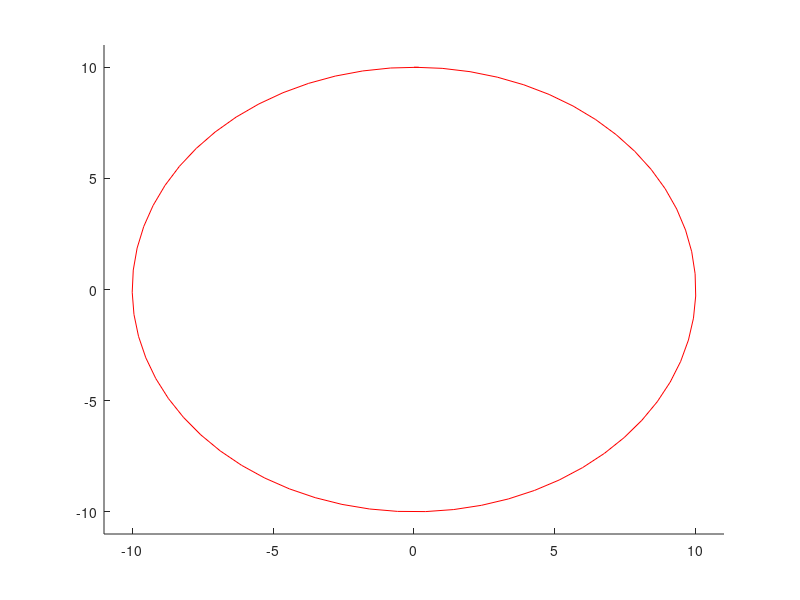

Source code (MATLAB): (Note: this script raises an error after producing the figure.)
% x'' = 0
% x = Cx + C1
% движение внутри окружности
% y = y(x)
%задать кол-во отскоков (event-ов)
clc;
t0 = 0;
x0 = [0.4,0];
v0 = 10 * [3,-1.5];
alpha = 1.001;
num_rebounds = 10;
 
thetta = 0:0.1:2*pi+0.1;
global rad
rad = 10;
x_grid = sin(thetta).*rad;
y_grid = cos(thetta).*rad;

figure(1)
cla
hold on
plot(x_grid, y_grid, 'r')
xlim([-rad-1 rad+1])
ylim([-rad-1 rad+1])


for i = 1:1:num_rebounds
    a = v0 * v0';
    b = v0 * x0';
    c = x0 * x0' - rad^2;
    D = b^2 - a * c;
    t1 = (-b + sqrt(D)) / a;
    x1 = x0 + v0 * t1;
    
    n = x1 / norm(x1);
    l = v0;
    ln = (n * l') * n;
    v1 = (l - 2 * ln) / alpha;
    
    F = @(t, x) v0';
    options = odeset('Events', @bounceEvents); 
    [T, X] = ode45(F, [t0:0.01:t0 + 10000], x0, options);
    for i = 1:size(X,1)-1
        plot(X(i, 1), X(i, 2), 'bo');
        pause(0.01)
        plot(X(i, 1), X(i, 2), 'wo');
    end
    
    x0 = x1;
    v0 = v1;
    t0 = t1;
end
hold off

clear;



function [value,isterminal,direction] = bounceEvents(t,y)
    global rad;
    value = y(1)^2 + y(2)^2 - rad^2;
    isterminal = 1;
    direction = 1;
end
